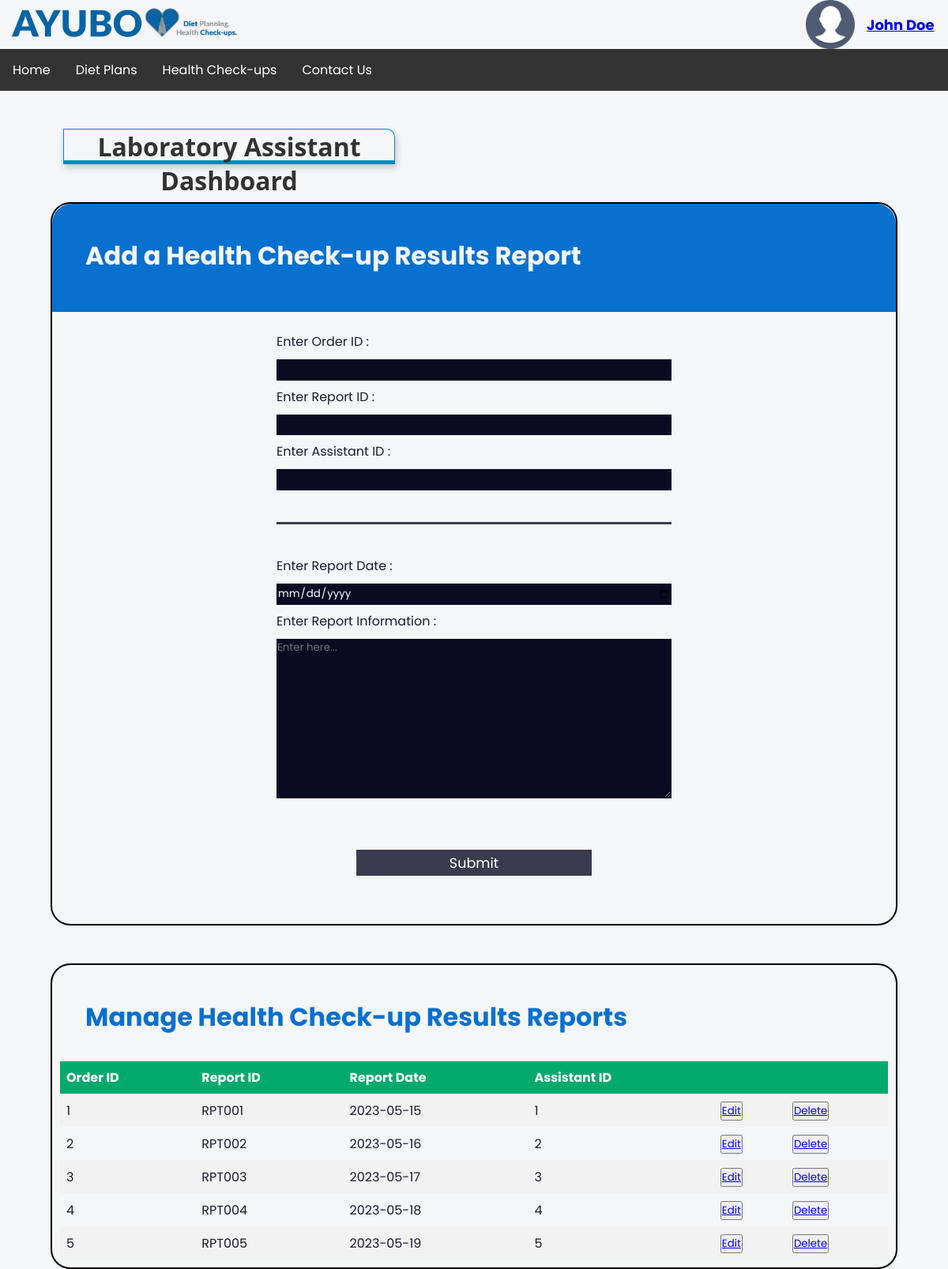
Screenshot of /lab-dashboard.php (signed in) with the database file from the repository.
### tables this page shows
CREATE TABLE `healthcheck_resultsreport` (
  `OrderID` int(6) NOT NULL,
  `ReportID` char(6) NOT NULL,
  `ReportDate` date DEFAULT NULL,
  `Description` longtext DEFAULT NULL,
  `AssistantID` int(6) DEFAULT NULL
);

### lab-dashboard.php (the view, shortened to what this page needs)
<?php
    include('includes\connection.php');
?>
<!DOCTYPE html>
<html>
    <head>
        <link rel="stylesheet" href="http://localhost/iwt/src/styles/lab-dashboard-styles.css">
        <link rel="stylesheet" href="http://localhost/iwt/src/styles/header-2.css">
        <link rel="stylesheet" href="http://localhost/iwt/src/styles/header-1.css">
    </head>
    <body>
        <header>
            <div class="header">
                <img src="http://localhost/iwt/src/images/logo.png" class="logo">
                <?php
                if (isset($_SESSION['UserID'])) {
                    echo '
                        <div class="user-profile">
                            <img src="http://localhost/iwt/src/images/profile.png" alt="User Profile Picture" class="profile-picture">
                            <h1 class="username">
                                <a href="http://localhost/iwt/src/user-profile.php?userID='.$_SESSION['UserID'].'">
                                '.$_SESSION['Fname'].' '.$_SESSION['Lname'].
                                '</a>
                            </h1>
                        </div>';
                } else {
                    echo '
                        <div class="button-container">
                            <button class="login-button">Login</button>
                            <button class="signup-button">Sign Up</button>
                        </div>';
                }
?>
            </div>
                <ul class="navbar">
                    <li><a href="#">Home</a></li>
                    <li><a href="http://localhost/iwt/src/diet-plan-page.php">Diet Plans</a></li>
                    <li><a href="http://localhost/iwt/src/packages.php">Health Check-ups</a></li>
                    <li><a href="http://localhost/iwt/src/contact-us.php">Contact Us</a></li>
                </ul>
        </header>
        <h1 class="topic1">Laboratory Assistant Dashboard</h1>
        <div class="colored-border1">
            <h1 class="topic2">Add a Health Check-up Results Report</h1>
            <form method="post" action='lab-dashboard.php' id="health-report-form" onsubmit="reportSubmit()">
                <fieldset>
                    <label for="order-id">Enter Order ID : <input id="order-id" name="order-id" type="text" required></label>
                    <label for="report-id">Enter Report ID : <input id="report-id" name="report-id" type="text" required></label>
                    <label for="assistant-id">Enter Assistant ID : <input id="assistant-id" name="assistant-id" type="text" required></label>
                </fieldset>
                <fieldset>
                    <label for="report-date">Enter Report Date : <input id="report-date" type="date" name="report-date" required></label>
                    <label for="report-data">Enter Report Information :
                        <textarea id="description" name="description" rows="10" cols="30" placeholder="Enter here..."></textarea>
                    </label>
                </fieldset>
                <input type="submit" value="Submit" name="submit">
            </form>
        </div>
        <div class="colored-border2">
            <h1 class="topic3">Manage Health Check-up Results Reports</h1>
            <?php
            $query3 = "SELECT OrderID, ReportID, ReportDate, AssistantID FROM healthcheck_resultsreport";
            $result3 = mysqli_query($connection, $query3);
            if($result3) { ?>
            <table>
            <tr> <th>Order ID</th> <th>Report ID</th> <th>Report Date</th> <th>Assistant ID</th> <th></th> <th></th> </tr>
            <?php while ($record3 = mysqli_fetch_assoc($result3)) { ?>
                <tr>
                    <td> <?php echo $record3['OrderID'] ?> </td>
                    <td> <?php echo $record3['ReportID'] ?> </td>
                    <td> <?php echo $record3['ReportDate'] ?> </td>
                    <td> <?php echo $record3['AssistantID'] ?> </td>
                    <td> <button> <a href="http://localhost/iwt/src/edit-report.php?reportID=<?php echo $record3['ReportID'] ?>">Edit</a> </button> </td>
                    <td> <button onclick="reportDelete()"> <a href="http://localhost/iwt/src/delete-report.php?reportID=<?php echo $record3['ReportID'] ?>">Delete</a> </button> </td>
                </tr>
            <?php } ?>
            </table>
            <?php } ?>
        </div>
    </body>
</html>

### styles/lab-dashboard-styles.css (style rules this page uses)
* { margin: 0; padding: 0; box-sizing: border-box; font-family: "poppins"; }
body { width: 100%; height: 100vh; margin: 0; background-color: #f5f6f7; color: #1b1b32; font-family: Tahoma; font-size: 16px; }
.topic1 { border-style:solid; color:#333333; border-color: #008CBA; font-family:'Segoe UI', Tahoma, Geneva, Verdana, sans-serif; text-align:center; border-width:1px 1px 5px 1px; box-shadow: 2px 4px 8px rgba(10, 10, 10, 0.2); width:35%; height:45px; margin-left: 2.5em; margin-top: 1.5em; margin-bottom: 0.25em; border-top-right-radius:10px ; }
.topic2 { color: #f5f6f7; margin: 1em auto; text-align: left; padding-left: 1em; }
form { width: 60vw; max-width: 500px; min-width: 300px; margin: 0 auto; padding-bottom: 2em; }
fieldset { border: none; padding: 2rem 0; border-bottom: 3px solid #3b3b4f; }
fieldset:last-of-type { border-bottom: none; }
label { display: block; margin: 0.5rem 0; }
input, textarea, select { margin: 10px 0 0 0; width: 100%; min-height: 2em; }
input, textarea { background-color: #0a0a23; border: 1px solid #0a0a23; color: #ffffff; }
input[type="submit"] { display: block; width: 60%; margin: 1em auto; height: 2em; font-size: 1.1rem; background-color: #3b3b4f; border-color: white; min-width: 300px; }
.colored-border1 { border: 2px solid black; border-radius: 25px; position: relative; padding: 10px; margin-top: 3em; margin-bottom: 3em; margin-left: 4em; margin-right: 4em; }
.colored-border1::before { content: ""; position: absolute; top: 0; left: 0; width: 100%; height: 15%; background-color: #0870cf; border-top-left-radius: 25px; border-top-right-radius: 25px; z-index: -1; }
.colored-border2 { border: 2px solid black; border-radius: 25px; position: relative; padding: 10px; margin-top: 3em; margin-bottom: 3em; margin-left: 4em; margin-right: 4em; }
.topic3 { color: #0870cf; margin: 1em auto; text-align: left; padding-left: 1em; }
table { border-collapse: collapse; width: 100%; }
th, td { text-align: left; padding: 8px; }
tr:nth-child(even) { background-color: #f2f2f2 }
th { background-color: #04AA6D; color: white; }

### styles/header-2.css (style rules this page uses)
* { margin: 0; padding: 0; box-sizing: border-box; font-family: "poppins"; }
.navbar { list-style-type: none; margin: 0; padding: 0; overflow: hidden; background-color: #333; }
.navbar li a { display: block; color: white; text-align: center; padding: 14px 16px; text-decoration: none; float:left; }
.header { display: flex; align-items: center; }
.logo { width: 25%; padding-left: 15px; margin-right: 60%; margin-bottom: 5px ; }
.user-profile { display: flex; align-items: center; }
.profile-picture { width: 62px; height: 62px; margin-right: 15px; }
.username { color: black; margin: 0; font-size: 18px; font-weight: bold; }

### styles/header-1.css (style rules this page uses)
* { margin: 0; padding: 0; box-sizing: border-box; font-family: "poppins"; }
.navbar { list-style-type: none; margin: 0; padding: 0; overflow: hidden; background-color: #333; }
.navbar li a { display: block; color: white; text-align: center; padding: 14px 16px; text-decoration: none; float:left; }
.header { display: flex; align-items: center; }
.logo { width: 25%; padding-left: 15px; margin-right: 60%; margin-bottom: 5px ; }

### rows the page displays
healthcheck_resultsreport: OrderID "1", ReportID "RPT001", ReportDate "2023-05-15", AssistantID "1"
healthcheck_resultsreport: OrderID "2", ReportID "RPT002", ReportDate "2023-05-16", AssistantID "2"
healthcheck_resultsreport: OrderID "3", ReportID "RPT003", ReportDate "2023-05-17", AssistantID "3"
healthcheck_resultsreport: OrderID "4", ReportID "RPT004", ReportDate "2023-05-18", AssistantID "4"
healthcheck_resultsreport: OrderID "5", ReportID "RPT005", ReportDate "2023-05-19", AssistantID "5"

### other values shown
$_SESSION['Fname'] "John"
$_SESSION['Lname'] "Doe"
